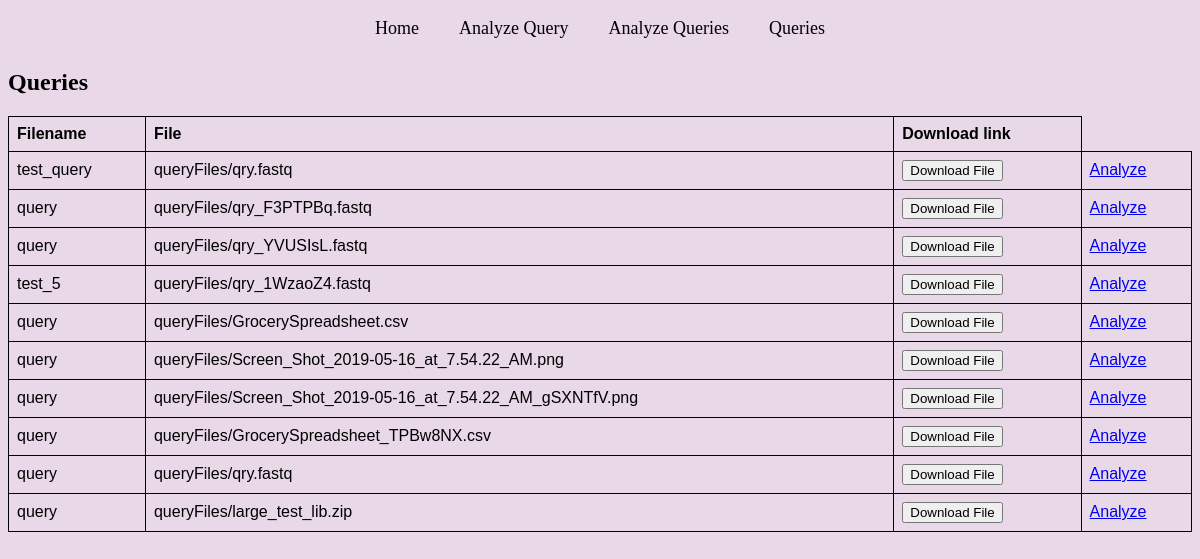
The app's page /query/query_list/, older data.
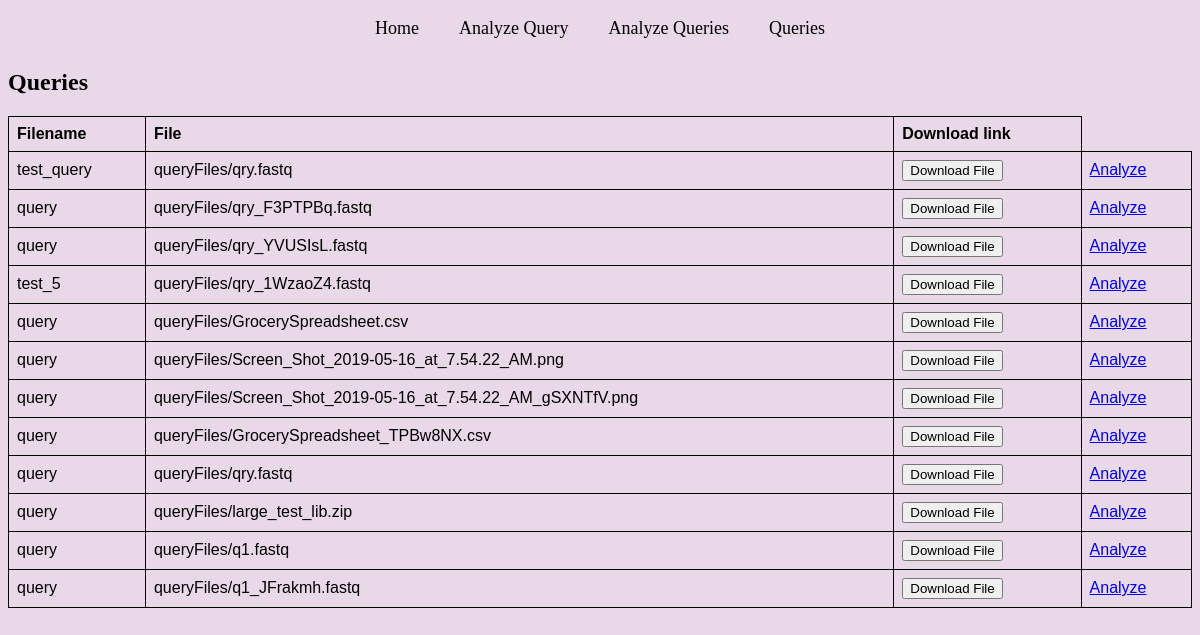
The same page, newer data.
### queries/models.py (models this page shows, shortened)
class Query(models.Model):
    fileName = models.CharField(max_length=100, default='query')
    queryFile = models.FileField(upload_to='queryFiles/', null=True, blank=True)
    query_collection = models.ForeignKey(Queries, on_delete=models.CASCADE, null=True)

### queries/views.py (the view)
# urls.py: path('query_list/', views.query_list, name='query_list'),
def query_list(request):
    queries = Query.objects.all()
    context = {
        'queries': queries,
        'empty': len(queries) == 0
    }
    return render(request, 'queries/query_list.html', context)

### queries/templates/queries/query_list.html
{% extends 'base.html' %}
{% block content %}
    {% if empty %}
        <h2>There are no queries.</h2>
    {% else %}
        <h2>Queries</h2>
        <table class="table">
            <thead>
            <tr>
                <th>Filename</th>
                <th>File</th>
                <th>Download link</th>
            </tr>
            </thead>
            <tbody>
                {% for query in queries %}
                <tr>
                    <td> {{ query.fileName }}</td>
                    <td> {{ query.queryFile }}</td>
                    <td>
                        <a href="{{ query.queryFile.url }}"><button>Download File</button></a>
                    </td>
                    <td>
                        <a href="{% url 'queries:analyze' query_id=query.id %}" target="_blank">
                            Analyze
                        </a>
                    </td>
                </tr>
                {% endfor %}
            </tbody>
        </table>
    {% endif %}
{% endblock %}

Row changes from the older to the newer data that the page shows:
added Query: fileName "query", queryFile "queryFiles/q1.fastq"
added Query: fileName "query", queryFile "queryFiles/q1_JFrakmh.fastq"
